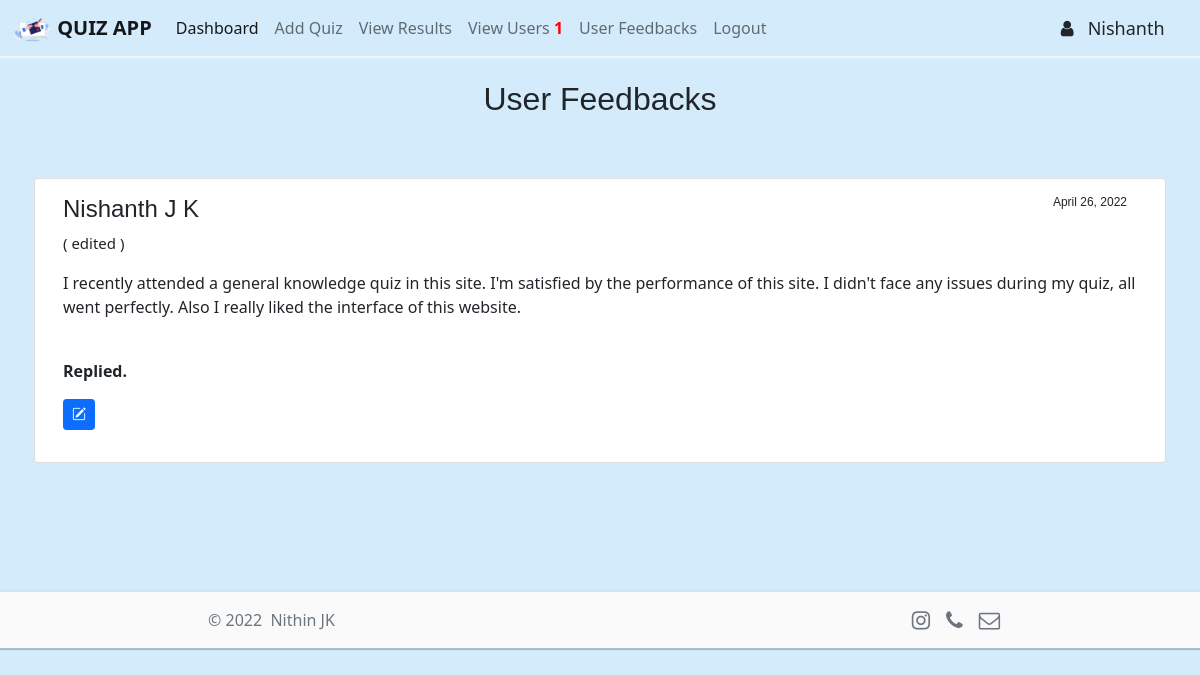
Before: /view_feedbacks/Nishanth/ (signed in) with the older database file.
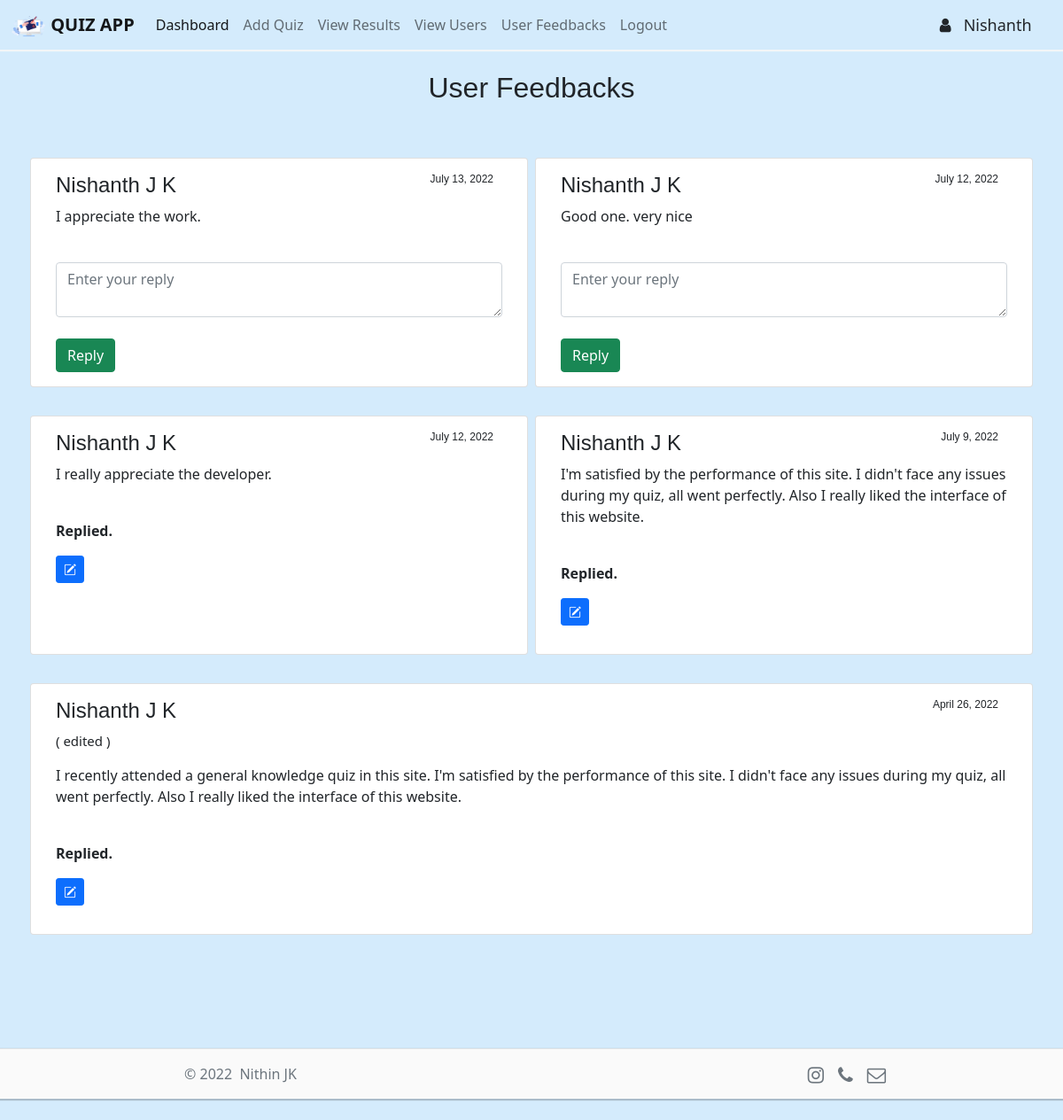
After: the same page with the newer database file.
### users/models.py (models this page shows, shortened)
class Feedbacks(models.Model):
    user_id = models.ForeignKey(Users, blank=False, null=False, on_delete=models.CASCADE)
    user_name = models.CharField('Full Name', max_length=100, blank=False)
    feedback = models.TextField(blank=False)
    status = models.CharField('Status', max_length=10, blank=True)
    reply = models.TextField(blank=True)
    reply_status = models.CharField('Reply Status', max_length=10, blank=True)
    date = models.DateField('Date Posted')
    class Meta:
        ordering = ('-date',)

class Users(models.Model):
    fname = models.CharField(max_length=100)
    lname = models.CharField(max_length=100, blank=True)
    email = models.EmailField(max_length=100)
    status = models.CharField(max_length=20, default='not_activated')

### site_admin/views.py (the view, shortened to what this page needs)
# urls.py: path('view_feedbacks/<name>/', admin_views.view_feedbacks, name='view_feedbacks'),
@login_required(login_url='home')
def view_feedbacks(request, name):
    current_user = User.objects.get(pk=request.user.id)
    if current_user.is_superuser == True:
        role = 'admin'
        notification = Notifications.objects.filter(to=role, status=1)
        feedcount = 0
        resultcount = 0
        usercount = 0
        for item in notification:
            if item.subject == 'feedback':
                feedcount += 1
            elif item.subject == 'result':
                resultcount += 1
            elif item.subject == 'new_user':
                usercount += 1
        feedbacks = Feedbacks.objects.all
        return render(request, 'admin/view_feedbacks.html', {'role':role, 'feedcount':feedcount, 'resultcount':resultcount, 'usercount':usercount, 'current_year': current_year, 'uname':name, 'feedbacks': feedbacks,})
    else:
        return redirect('home')

### templates/admin/view_feedbacks.html (shortened to what this page needs)
{% include 'header.html' %}
{% block content %}
<div class="container">
    <h2 class="text-center">User Feedbacks</h2>
    <br>
    <div class="row">
        {% if feedbacks %}
        {% for item in feedbacks %}
        {% if forloop.counter|divisibleby:2 == 0 %}
        <div class="w-100"></div><br>
        {% endif %}
        <div class="col-sm card m-1">
            <div class="card-body">
                {% if item.status == 'edited' %}
                <h4>{{ item.user_name }}<p style="font-size: 12px; float: right;">{{ item.date }}&nbsp;&nbsp;&nbsp;</p>
                </h4>
                <p style="font-size: 15px;">( edited )</p>
                {% else %}
                <h4>{{ item.user_name }}<p style="font-size: 12px; float: right;">{{ item.date }}&nbsp;&nbsp;&nbsp;</p>
                </h4>
                {% endif %}
                <p>{{ item.feedback }}</p>
                <br>
                {% if feed_id == item.id %}
                <form method="post" action="{% url 'view_feedbacks' uname %}">
                    {% csrf_token %}
                    <input type="hidden" name="id" value="{{ item.id }}">
                    <input type="hidden" name="user_id" value="{{ item.user_id.id }}">
                    <input type="hidden" name="reply_status" value="edited">
                    <input type="hidden" name="date" value="{{ item.date }}">
                    <textarea class="form-control" type="text" name="reply">{{ item.reply }}</textarea>
                    <br><input type="submit" name="update_reply" class="btn btn-primary btn-sm" value="Update">
                </form>
                {% else %}
                {% if item.reply %}
                <p><b>Replied.</b>&nbsp;&nbsp;&nbsp;
                <form method="post" action="{% url 'view_feedbacks' uname %}">
                    <button type="submit" name="edit_reply" class="btn btn-primary btn-sm" title="Edit your reply.">
                        <i class="bi bi-pencil-square"></i>
                    </button>
                </form>
                </p>
                {% else %}
                <form method="post" action="{% url 'view_feedbacks' uname %}">
                    <textarea class="form-control" type="text" name="reply" placeholder="Enter your reply"
                        required></textarea><br>
                    <input class="btn btn-success" type="submit" name="submit" value="Reply">
                </form>
                {% endif %}
                {% endif %}
            </div>
        </div>
        {% endfor %}
        {% else %}
        <p>No Feedbacks till now :(</p>
        {% endif %}
    </div>
</div>
{% endblock %}
{% include 'footer.html' %}

### templates/header.html (shortened to what this page needs)
{% load static %}
<!doctype html>
<html lang="en">
<head>
    <link href="https://cdn.jsdelivr.net/npm/bootstrap@5.1.3/dist/css/bootstrap.min.css" rel="stylesheet"
>
    <link rel="stylesheet" href="https://cdn.jsdelivr.net/npm/bootstrap-icons@1.8.1/font/bootstrap-icons.css">
    <link href="https://maxcdn.bootstrapcdn.com/font-awesome/4.6.3/css/font-awesome.min.css" rel="stylesheet"
>
    <link rel="stylesheet" type="text/css" href="{% static 'css/main.css' %}">
    <link rel="stylesheet" type="text/css" href="{% static 'css/loader.css' %}">
    <link rel="stylesheet" type="text/css" href="{% static 'css/swiper-bundle.min.css' %}">
</head>
<body>
    <nav class="navbar navbar-expand-lg navbar-light" style="background-color: #d4ebfc;">
        <div class="container-fluid">
            <a class="navbar-brand" href="{% url 'home' %}"><b><img src="{% static 'img/logo.webp' %}" height="25"
                        width="40"> QUIZ APP</b></a>
            <div class="collapse navbar-collapse" id="navbarSupportedContent">
                <ul class="navbar-nav me-auto mb-2 mb-lg-0">
                    {% if role == 'admin' %}
                    <li class="nav-item">
                        <a class="nav-link active" aria-current="page" href="{% url 'admin_dashboard' uname %}">
                            Dashboard
                        </a>
                    </li>
                    <li class="nav-item">
                        <a class="nav-link" href="{% url 'add_quiz' uname %}">
                            Add Quiz
                        </a>
                    </li>
                    <li class="nav-item">
                        <a class="nav-link" href="{% url 'result_notify' uname %}">
                            <span class="notification">
                                View Results
                            </span>
                        </a>
                    </li>
                    <li class="nav-item">
                        <a class="nav-link" href="{% url 'user_notify' uname %}">
                            <span class="notification">
                                View Users
                                {% if usercount %}
                                <span class="notification-badge"><b>&nbsp;{{ usercount }}</b></span>
                                {% endif %}
                            </span>
                        </a>
                    </li>
                    <li class="nav-item">
                        <a class="nav-link" href="{% url 'feed_notify' uname %}">
                            <span class="notification">
                                User Feedbacks
                            </span>
                        </a>
                    </li>
                    <li class="nav-item">
                        <a class="nav-link" href="{% url 'signout' %}">
                            Logout
                        </a>
                    </li>
                </ul>
                <div class="d-flex">
                    <ul class="navbar-nav me-auto mb-2 mb-lg-0">
                        <li style="font-size: large;"><i class="fa fa-user" aria-hidden="true"></i>&nbsp;&nbsp;
                            {{ uname }} &nbsp;&nbsp;&nbsp;&nbsp;</li>
                    </ul>
                </div>
                {% endif %}
            </div>
        </div>
    </nav>
    <br>
    <div>

### templates/footer.html (shortened to what this page needs)
</div>
<div style="height: 100px;"></div>
<div>
    <footer class="d-flex flex-wrap justify-content-center align-items-center py-3 my-4 border-top">
        <div class="col-md-4 d-flex align-items-center">
            <span class="text-muted">&copy; {{ current_year }} &nbsp;Nithin JK</span>
        </div>
        <ul class="nav col-md-4 justify-content-end list-unstyled d-flex">
            <li class="ms-3"><a class="text-muted" href="https://www.instagram.com/_nithin.jk_/"><i
                        class="fa fa-instagram fa-lg" aria-hidden="true"></i></a>
            </li>
            <li class="ms-3"><a class="text-muted" href="tel:+918547433566"><i class="fa fa-phone fa-lg"
                        aria-hidden="true"></i></a>
            </li>
            <li class="ms-3"><a class="text-muted" href="mailto:nithinjk2810@gmail.com"><i
                        class="fa fa-envelope-o fa-lg" aria-hidden="true"></i></a>
            </li>
        </ul>
    </footer>
</div>
{% load static %}
</body>
</html>

### static/css/main.css (style rules this page uses)
body { background: #d4ebfc; }
.navbar { box-shadow: 1px 1px 1px 1px #f2f5f7; }
footer { box-shadow: 1px 1px 1px 1px rgba(0, 0, 0, .2); background: #fafafa; }
h1, h2, h3, h4, h5, h6 { font-family: 'Trebuchet MS', 'Lucida Sans Unicode', 'Lucida Grande', 'Lucida Sans', Arial, sans-serif; }

### templates/header.html (style rules this page uses)
.notification { position: relative; display: flex; }

Changed rows visible on the page:
now on this page (row edited): Users: fname "Nishanth"
added Feedbacks: user_name "Nishanth J K", date "July 13, 2022", feedback "I appreciate the work."
added Feedbacks: user_name "Nishanth J K", date "July 12, 2022", feedback "Good one. very nice"
added Feedbacks: user_name "Nishanth J K", date "July 12, 2022", feedback "I really appreciate the developer."
added Feedbacks: user_name "Nishanth J K", date "July 9, 2022", feedback "I'm satisfied by the performance of this site. I didn't face any issues during my quiz, all went perfectly. Also I really liked the interface of this website."
Other visible differences:
{{ usercount }}: "1" → (not shown)
{{ uname }}: "Nishanth" → (not shown)
